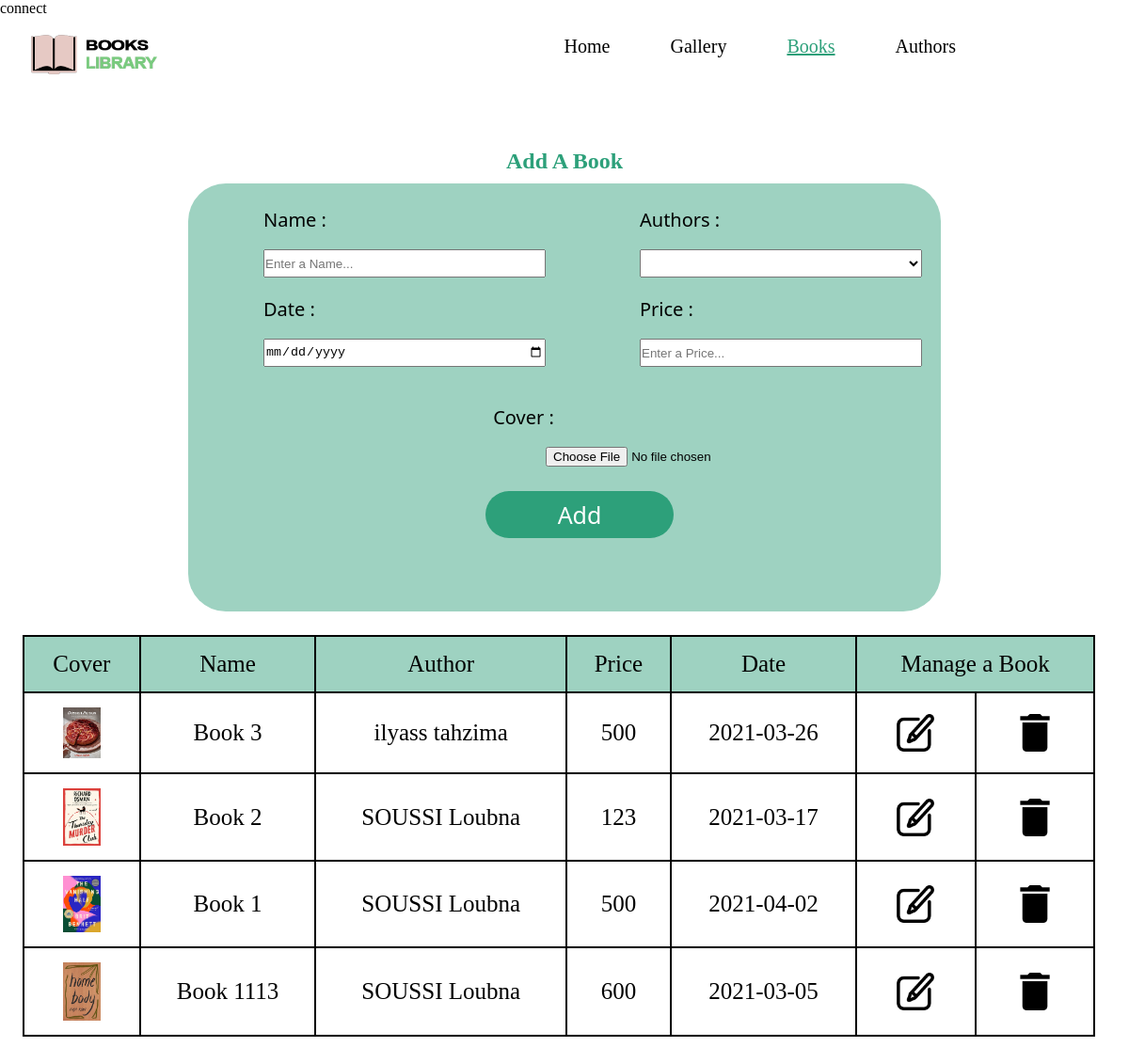
Page /book.php on the earlier database version.
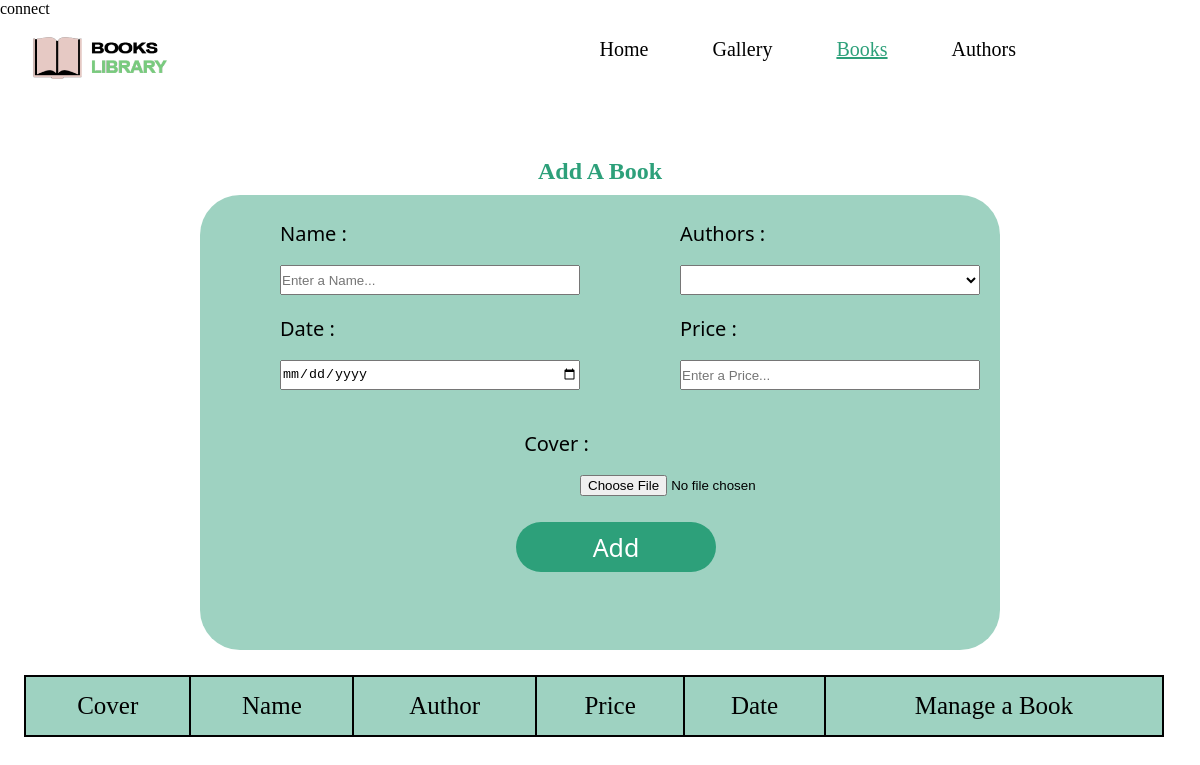
Same page on the later database version.
### tables this page shows
CREATE TABLE IF NOT EXISTS `bookauthor` (
  `id` int(11) NOT NULL AUTO_INCREMENT,
  `idBook` int(11) NOT NULL,
  `idAuthor` int(11) NOT NULL,
  PRIMARY KEY (`id`),
  KEY `idBook` (`idBook`),
  KEY `iddAuthor` (`idAuthor`)
);

CREATE TABLE IF NOT EXISTS `book` (
  `id` int(11) NOT NULL AUTO_INCREMENT,
  `nameBook` varchar(100) NOT NULL,
  `price` float NOT NULL,
  `date` date NOT NULL,
  `image` varchar(300) NOT NULL,
  PRIMARY KEY (`id`)
);

CREATE TABLE IF NOT EXISTS `author` (
  `id` int(11) NOT NULL AUTO_INCREMENT,
  `cin` varchar(30) NOT NULL,
  `FullName` varchar(100) NOT NULL,
  `date_birth` date NOT NULL,
  PRIMARY KEY (`id`)
);

### book.php (the view, shortened to what this page needs)
<?php
    include ("bookPHP.php");
 ?>
<!DOCTYPE html>
<html lang="en">
<head>
    <link href="css/styles.css" rel="stylesheet">
    <link href="css/book.css" rel="stylesheet">
</head>
<body>
    <header>
        <img src="images/LOGO.png">
       <ul id="navcontenu" class=" " vue="" >
               <li > <a href="index.php">Home</a> </li>
               <li> <a href="gallery.php"> <span class="titlegallery">Gallery</span></a> </li>
               <li><a href="book.php" class="active"><span class="titlebooks">Books </span></a></li>
               <li > <a href="authors.php"><span class="titleauthors">Authors</span></a></li>
            </ul>
    </header>
    <content>
        <form action="book.php" method="POST" enctype="multipart/form-data">
        <div>
            <h2>Add A Book</h2>
        </div>
        <div class="generalContentDiv">
            <div class="contentDiv">
                <div class="miniContentDiv">
                    <label>Name :</label><br><br>
                    <input type="text" id="NameBook" name="NameBook" class="inptSelect" placeholder="Enter a Name...">
                </div>
                <div>
                    <label>Authors :</label><br><br>
                    <select class="inptSelect"  id="select" name="Author">
                        <option></option>
                        <?php
                            $query="SELECT * FROM author";
                            $result=mysqli_query($connect,$query);
                            while($row=$result->fetch_assoc()){
                               echo"<option value='".$row["id"]."'>".$row["FullName"]."</option>";
                            }
                            ?>
                    </select>
                </div>
            </div>
            <div class="contentDiv">
                <div class="miniContentDiv">
                    <label>Date :</label><br><br>
                    <input type="date" id="date" name="date" class="inptSelect" name="date">
                </div>
                <div>
                    <label>Price :</label><br><br>
                    <input type="text" id="price" value="" name="price" class="inptSelect"  placeholder="Enter a Price...">
                </div>
            </div>
            <div class="contentDiv">
                <div class="contentDivPlus">
                    <label>Cover :</label><br>
                    <input type="file" id="cover" value="" name="cover" class="files" accept=".png, .jpg, .jpeg" >
                </div>
            </div>
            <div>
                <input type="submit" value="Add" name="BTN" id="bntAddBook" class="inptSelect btn" >
            </div>
        </div>
        </form>
          <table>
            <tr bgcolor="#9ED2C1">
                <td> Cover </td>
                <td > Name </td>
                <td> Author</td>
                <td> Price</td>
                <td> Date </td>
                <td colspan="2"> Manage a Book </td>
            </tr>
            <?php
                $query="SELECT bookauthor.id as idBA,book.id as idB,author.id as idA,author.FullName,book.nameBook,book.price,book.date,book.image FROM author,book,bookauthor WHERE author.id=bookauthor.idAuthor AND book.id=bookauthor.idBook";
                $result=mysqli_query($connect,$query);
                while($row=$result->fetch_assoc()){ ?>
                <tr>
                    <td><img src="images_upload/<?php echo $row["image"] ?>" alt="<?php echo $row["image"] ?>" class="icon"></td>
                    <td><?php echo $row["nameBook"] ?></td>
                    <td><?php echo $row["FullName"] ?></td>
                    <td><?php echo $row["price"] ?></td>
                    <td><?php echo $row["date"] ?></td>
                    <td><a href="<?php echo "manageBook.php?idBA=".$row["idBA"] ?>"><img src="images/edit-button.png" alt="Edit" class="icon"></a></td>
                    <td><a href="<?php echo "book.php?idB=".$row["idB"] ?>"><img src="images/delete-button.png" alt="Delete" class="icon" name="delete" ></td>
                </tr>
            <?php    }?>
        </table>
    </content>
</body>
</html>

Differences in the rows shown:
removed bookauthor: idBook.image (picture), idBook.nameBook "Book 3", idAuthor.FullName "ilyass tahzima", idBook.price "500", idBook.date "2021-03-26"
removed bookauthor: idBook.image (picture), idBook.nameBook "Book 2", idAuthor.FullName "SOUSSI Loubna", idBook.price "123", idBook.date "2021-03-17"
removed bookauthor: idBook.image (picture), idBook.nameBook "Book 1", idAuthor.FullName "SOUSSI Loubna", idBook.price "500", idBook.date "2021-04-02"
removed bookauthor: idBook.image (picture), idBook.nameBook "Book 1113", idAuthor.FullName "SOUSSI Loubna", idBook.price "600", idBook.date "2021-03-05"
